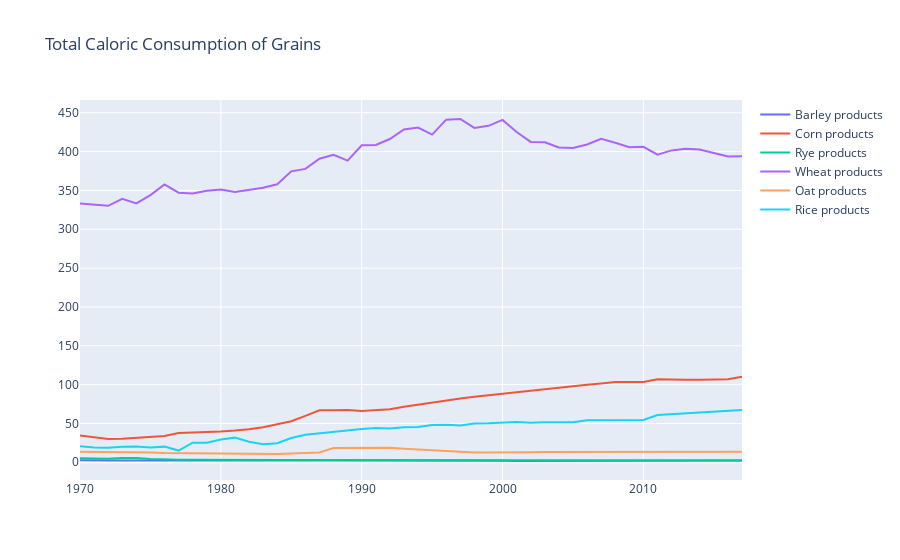

Source (notebook cell):
### Code cell
fig = go.Figure()

fig.add_trace(go.Scatter(x = grains['Year'], \
                         y = grains['Barley products'], \
                         mode = 'lines', \
                         name = 'Barley products'))

fig.add_trace(go.Scatter(x = grains['Year'], \
                         y = grains['Corn products'], \
                         mode = 'lines', \
                         name = 'Corn products'))

fig.add_trace(go.Scatter(x = grains['Year'], \
                         y = grains['Rye flour'], \
                         mode = 'lines', \
                         name = 'Rye products'))

fig.add_trace(go.Scatter(x = grains['Year'], \
                         y = grains['Wheat flour'], \
                         mode = 'lines', \
                         name = 'Wheat products'))

fig.add_trace(go.Scatter(x = grains['Year'], \
                         y = grains['Oat products'], \
                         mode = 'lines', \
                         name = 'Oat products'))

fig.add_trace(go.Scatter(x = grains['Year'], \
                         y = grains['Rice'], \
                         mode = 'lines', \
                         name = 'Rice products'))

fig.update_layout(title_text = 'Total Caloric Consumption of Grains')

fig.show()
